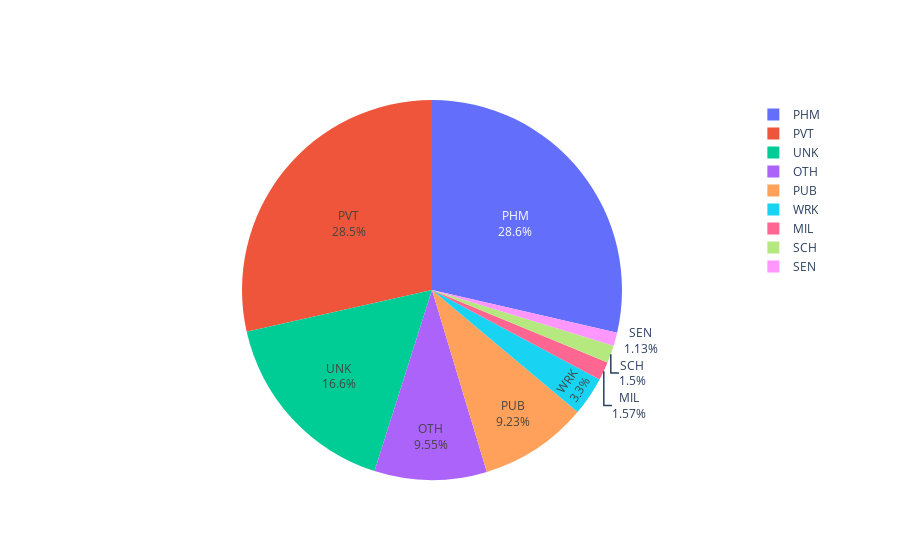

Write notebook code for a chart like this one.
### Code cell
# Where was the vaccine given/administered

import plotly.graph_objects as go
g_index = vaers_df['V_ADMINBY'].value_counts().index
g_value = vaers_df['V_ADMINBY'].value_counts().values
fig = go.Figure(data=[go.Pie(labels=g_index,values=g_value,textinfo = 'label + percent')])
fig.show()

### Figure 1 — Plotly figure (JSON) as saved in the notebook; plotly's stock layout.template omitted (floating-point values rounded to 4 significant figures)
{"data": [{"labels": ["PHM", "PVT", "UNK", "OTH", "PUB", "WRK", "MIL", "SCH", "SEN"], "textinfo": "label+percent", "type": "pie", "values": [429592, 428364, 248840, 143443, 138644, 49505, 23527, 22458, 16929]}], "layout": {"autosize": true}}
